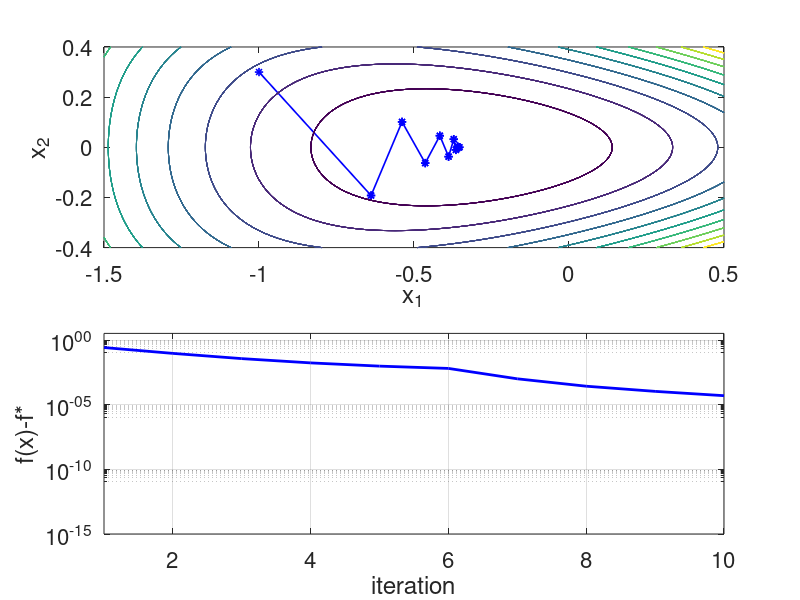

This chart was generated by the following MATLAB code:
% Minimization of a two-dimensional function:
%
% f(x) = exp(x(1)+3*x(2)-0.1) + exp(x(1)-3*x(2)-0.1) + exp(-x(1)-0.1)
%
% U. S. Kamilov, CIG, WUSTL, 2019.

%%%%%%%%%%%%%%%%%%%%%%%%%%%%%%%%%%%%%%%%%%%%%%%%%%%%%%%%%%%%%%%%%%%%%%%%%%%
%% prepare workspace
%%%%%%%%%%%%%%%%%%%%%%%%%%%%%%%%%%%%%%%%%%%%%%%%%%%%%%%%%%%%%%%%%%%%%%%%%%%

clear; close all; home;

%%%%%%%%%%%%%%%%%%%%%%%%%%%%%%%%%%%%%%%%%%%%%%%%%%%%%%%%%%%%%%%%%%%%%%%%%%%
%% definition of the objective
%%%%%%%%%%%%%%%%%%%%%%%%%%%%%%%%%%%%%%%%%%%%%%%%%%%%%%%%%%%%%%%%%%%%%%%%%%%

% objective
func = @(x) exp(x(1)+3*x(2)-0.1) + exp(x(1)-3*x(2)-0.1) + exp(-x(1)-0.1);

% gradient
dx1 = @(x) exp(x(1)+3*x(2)-0.1) + exp(x(1)-3*x(2)-0.1) - exp(-x(1)-0.1);
dx2 = @(x) 3*exp(x(1)+3*x(2)-0.1) - 3*exp(x(1)-3*x(2)-0.1);
grad = @(x) [dx1(x); dx2(x)];

% minimimum of the function (used for plotting)
fast = 2.55926669665821560073;

%%%%%%%%%%%%%%%%%%%%%%%%%%%%%%%%%%%%%%%%%%%%%%%%%%%%%%%%%%%%%%%%%%%%%%%%%%%
%% this block is used for plotting the contours
%%%%%%%%%%%%%%%%%%%%%%%%%%%%%%%%%%%%%%%%%%%%%%%%%%%%%%%%%%%%%%%%%%%%%%%%%%%

x1 = linspace(-1.5, 0.5, 101);
x2 = linspace(-0.4, 0.4, 101);

[X1, X2] = meshgrid(x1, x2);

F = exp(X1+3*X2-0.1) + exp(X1-3*X2-0.1) + exp(-X1-0.1);

%%%%%%%%%%%%%%%%%%%%%%%%%%%%%%%%%%%%%%%%%%%%%%%%%%%%%%%%%%%%%%%%%%%%%%%%%%%
%% iterative reconstruction
%%%%%%%%%%%%%%%%%%%%%%%%%%%%%%%%%%%%%%%%%%%%%%%%%%%%%%%%%%%%%%%%%%%%%%%%%%%

xinit = [-1; 0.3]; % initial value
step = 1; % step-size
tol = 1e-6; % termination tolerance on the gradient
numIter = 10; % maximum number of iterations to run
theta = 0.1; % theta 
beta = 0.7; % step shrinking rate

%%%%%%%%%%%%%%%%%%%%%%%%%%%%%%%%%%%%%%%%%%%%%%%%%%%%%%%%%%%%%%%%%%%%%%%%%%%
%% optimize: gradient method
%%%%%%%%%%%%%%%%%%%%%%%%%%%%%%%%%%%%%%%%%%%%%%%%%%%%%%%%%%%%%%%%%%%%%%%%%%%

% initialize
x = xinit;

% track difference to the minimum: fdif = f(xnext) - fast;
fdif = zeros(numIter, 1);

for indIter = 1 : numIter
    
    % objective and search direction at x
    f = func(x);
    g = - grad(x);
    
    % backtracking line_search
    while func(x + step * g) > f + theta * step * grad(x)' * g
        step = beta * step;
    end
    
    % tentative update
    xnext = x + step*g;
    
    % objective and upper bound at xnext
    fnext = func(xnext);
    
    % store the objective value
    fdif(indIter) = fnext-fast;
    
    % create a figure and show the signal
    figure(101);
    set(gcf, 'Color', 'w', 'Name', sprintf('objective = %.6e', fnext));
    subplot(2, 1, 1);
    contour(X1, X2, F);
    xlabel('x_1');
    ylabel('x_2');
    hold on;
    subplot(2, 1, 1);
    plot([x(1), xnext(1)], [x(2), xnext(2)], '*b-', 'LineWidth', 1.2);
    set(gca, 'FontSize', 16);
    subplot(2, 1, 2);
    semilogy(1:indIter, fdif(1:indIter), 'b-', 'LineWidth', 2);
    xlim([1 numIter]);
    ylim([1e-15, func(xinit)]);
    yticks([1e-15 1e-10 1e-5 1e0])
    grid on;
    xlabel('iteration');
    ylabel('f(x)-f^\ast');
    set(gca, 'FontSize', 16);
    drawnow;
    
    % print messages to the command line
    fprintf('[Gradient: %3.d/%3.d]', indIter, numIter);
    fprintf('[step = %.1e]', step);
    fprintf('[fdif = %.3e]', fdif(indIter));
    fprintf('[grad norm = %.1e]', norm(grad(xnext)));
    fprintf('[x = (%.4f, %.4f)]', x(1), x(2));
    fprintf('\n');
    
    % check termination tolerance
    if(norm(grad(x)) < tol)
        break;
    end
    
    % update the iterate
    x = xnext;
end

xgm = x;